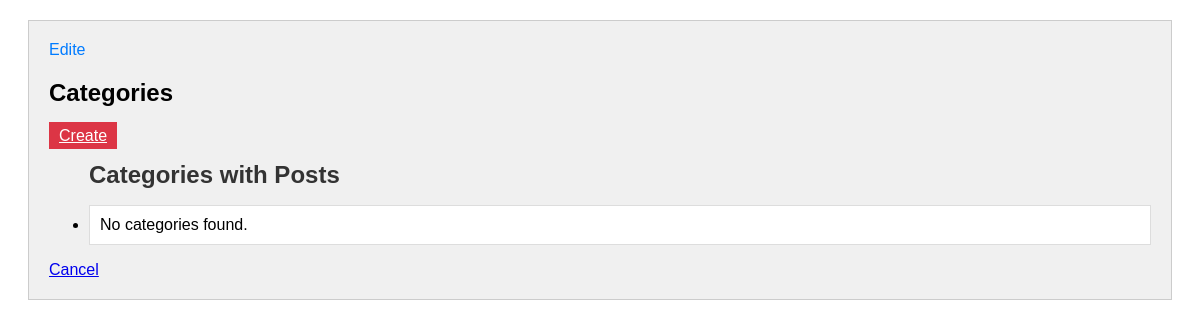
Page /blog/categories/ (signed in) on the earlier database version.
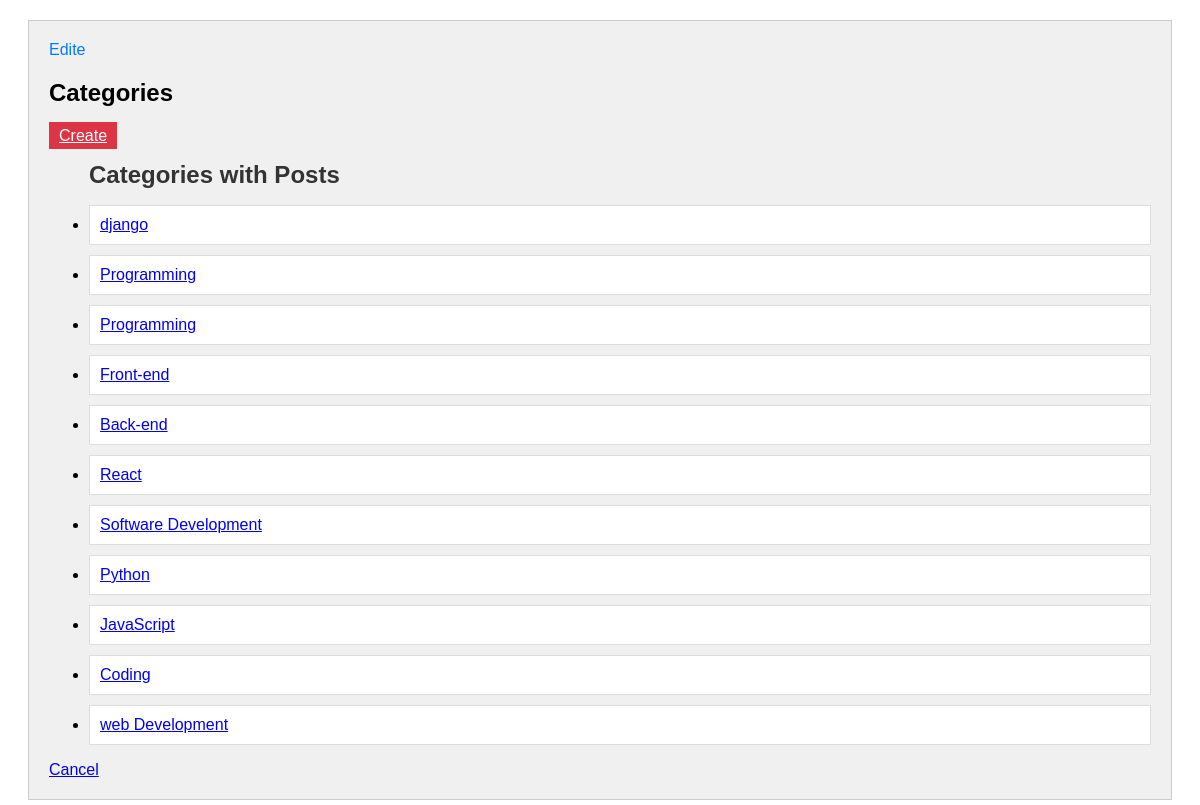
Same page on the later database version.
### blog/models.py (models this page shows, shortened)
class Category(models.Model):
    name = models.CharField(max_length=100)

### blog/views.py (the view)
# urls.py: path('blog/categories/', category_list, name='category_list'),
@login_required
def category_list(request):
    categories = Category.objects.all()
    return render(request, 'category/category_list.html', {'categories': categories})

### blog/templates/category/category_list.html (shortened to what this page needs)
<!DOCTYPE html>
<html>
<head>
</head>
<body>
    <div class="container">
        <a href="{% url 'category_list1' %}" class="category-link">Edite</a>
        <h2>Categories</h2>
        <a href="{% url 'category_create' %}" class="create-button">Create</a>
        <ul class="list-group">
            <h1 class="categories-heading">Categories with Posts</h1>
            {% for category in categories %}
            <li class="list-item">
                <a href="{% url 'category_post_list' category.id %}">{{ category.name }}</a>
            </li>
            {% empty %}
            <li class="list-item">No categories found.</li>
            {% endfor %}
        </ul>
        <a href="{% url 'blog_post_list' %}" class="cancel-link">Cancel</a>
    </div>
</body>
</html>

### blog/templates/category/category_list.html (style rules this page uses)
.container { font-family: Arial, sans-serif; background-color: #f0f0f0; padding: 20px; border: 1px solid #ccc; margin: 20px; }
.category-link { text-decoration: none; color: #007bff; }
.create-button { background-color: #dc3545; color: #fff; padding: 5px 10px; border: none; }
.categories-heading { font-size: 24px; color: #333; }
.list-item { margin: 10px 0; padding: 10px; border: 1px solid #ddd; background-color: #fff; }

Differences in the rows shown:
added Category: name "django"
added Category: name "Programming"
added Category: name "Programming"
added Category: name "Front-end"
added Category: name "Back-end"
added Category: name "React"
added Category: name "Software Development"
added Category: name "Python"
added Category: name "JavaScript"
added Category: name "Coding"
added Category: name "web Development"
Other differences:
text no longer shown: "No categories found."
